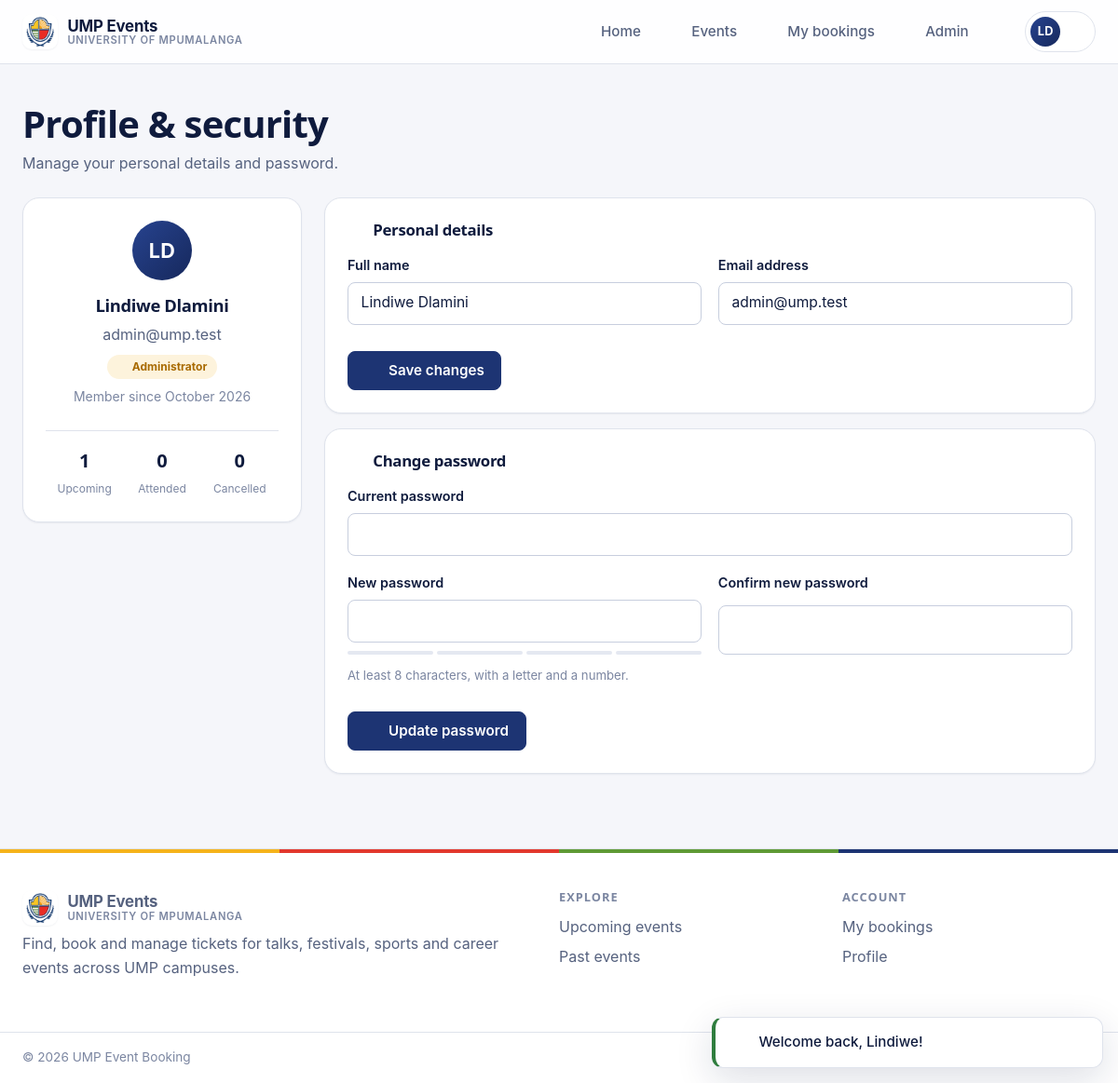
/account/profile (signed in), run on the app's committed database.
### tables this page shows
CREATE TABLE `users` (
  `id`            INT UNSIGNED NOT NULL AUTO_INCREMENT,
  `full_name`     VARCHAR(100) NOT NULL,
  `email`         VARCHAR(120) NOT NULL,
  `password_hash` VARCHAR(255) NOT NULL,
  `role`          ENUM('user', 'admin') NOT NULL DEFAULT 'user',
  `created_at`    DATETIME NOT NULL DEFAULT CURRENT_TIMESTAMP,
  `updated_at`    DATETIME NOT NULL DEFAULT CURRENT_TIMESTAMP ON UPDATE CURRENT_TIMESTAMP,
  PRIMARY KEY (`id`),
  UNIQUE KEY `users_email_unique` (`email`)
);

### views/account/profile.php (the view, shortened to what the rows shown need)
<div class="container">
  <header class="page-head">
    <h1>Profile &amp; security</h1>
  </header>
  <div class="account-layout">
    <aside class="card card-body profile-card">
      <span class="avatar avatar-lg"><?= e(initials($user['full_name'])) ?></span>
      <h3><?= e($user['full_name']) ?></h3>
      <span class="muted"><?= e($user['email']) ?></span>
      <span class="badge <?= $user['role'] === 'admin' ? 'badge-warning' : 'badge-info' ?>">
        <?= icon($user['role'] === 'admin' ? 'shield-check' : 'user') ?> <?= $user['role'] === 'admin' ? 'Administrator' : 'Student' ?>
      </span>
      <span class="subtle">Member since <?= e(format_date($user['created_at'], 'F Y')) ?></span>
      <div class="profile-stats">
        <div><strong><?= $counts['upcoming'] ?></strong><span>Upcoming</span></div>
        <div><strong><?= $counts['past'] ?></strong><span>Attended</span></div>
        <div><strong><?= $counts['cancelled'] ?></strong><span>Cancelled</span></div>
      </div>
    </aside>
    <div class="stack">
      <section class="card card-body" aria-labelledby="details-title">
        <h2 class="card-title" id="details-title"><?= icon('user') ?> Personal details</h2>
        <form method="post" action="<?= url('/account/profile') ?>" novalidate data-loading-form>
          <div class="field-row">
            <div class="field">
              <label for="full_name">Full name</label>
              <input class="input" id="full_name" name="full_name" value="<?= e(old('full_name', $user['full_name'])) ?>" autocomplete="name" maxlength="100" required <?= invalid('full_name') ?>>
            </div>
            <div class="field">
              <label for="email">Email address</label>
              <input class="input" id="email" name="email" type="email" value="<?= e(old('email', $user['email'])) ?>" autocomplete="email" maxlength="120" required <?= invalid('email') ?>>
            </div>
          </div>
        </form>
      </section>
      <section class="card card-body" aria-labelledby="password-title">
        <h2 class="card-title" id="password-title"><?= icon('lock') ?> Change password</h2>
      </section>
    </div>
  </div>
</div>

### views/layouts/app.php (shortened to what the rows shown need)
<?php $user = auth(); ?>
<!doctype html>
<html lang="en">
<head>
  <?= App\Core\View::partial('head', get_defined_vars()) ?>
</head>
<body>
<header class="site-header">
  <div class="container">
    <nav class="nav" id="site-nav" aria-label="Main">
      <?php if ($user): ?>
        <details class="user-menu">
          <summary aria-label="Account menu">
            <span class="avatar"><?= e(initials($user['full_name'])) ?></span>
            <?= icon('chevron-down') ?>
          </summary>
        </details>
      <?php else: ?>
        <a class="nav-link <?= is_active('/login') ? 'is-active' : '' ?>" href="<?= url('/login') ?>"><?= icon('log-in') ?> Sign in</a>
        <a class="btn btn-primary" href="<?= url('/register') ?>">Create account</a>
      <?php endif; ?>
    </nav>
  </div>
</header>
<main id="main">
  <?= $content ?>
</main>
</body>
</html>

### data on the page
users: full_name "LD", full_name "Lindiwe Dlamini", email "admin@ump.test", created_at "October 2026"

### other printed values
config('app.name') "UMP Events UMP Events"
$counts['upcoming'] "1"
$counts['past'] "0"
$counts['cancelled'] "0"
$min "8"
$message "Welcome back, Lindiwe!"
